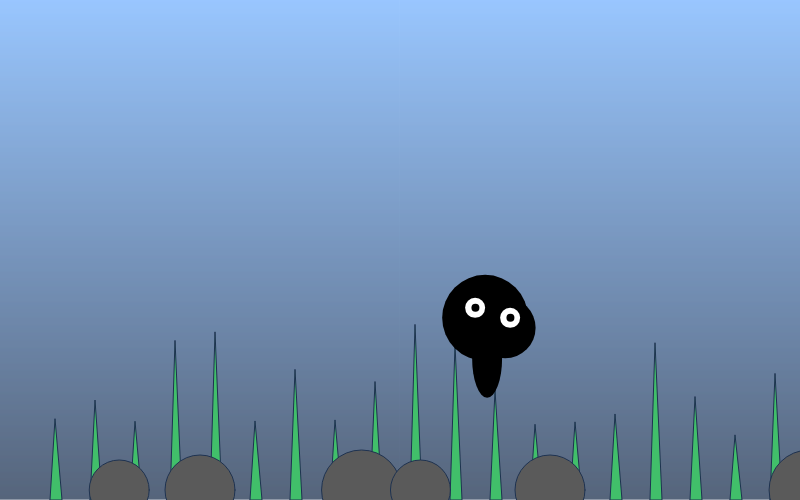
Frame 1 (no input)
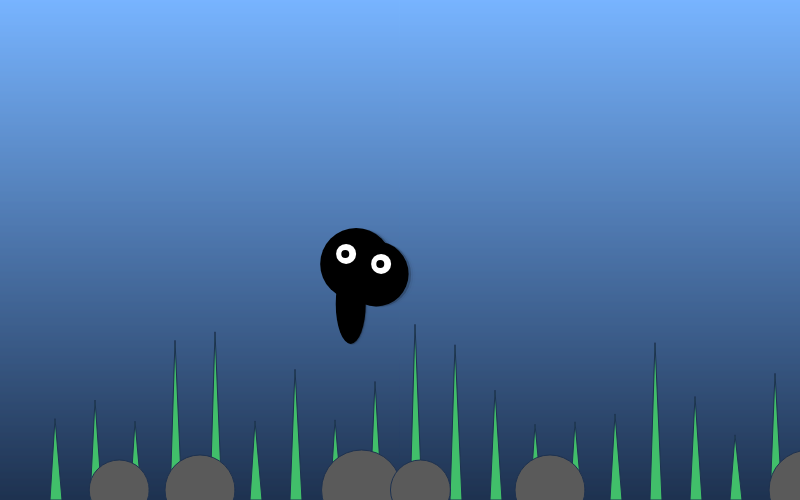
Frame 60 (no input)
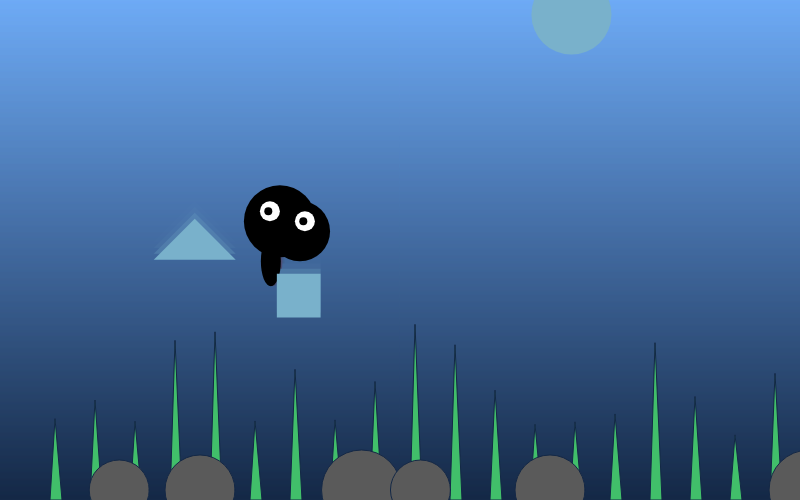
Frame 120 (the mouse pressed at the canvas centre since frame 60)

The p5.js sketch that drew these frames (run headless with seeded random() and noise() and a simulated clock; from frame 60 on, the mouse is pressed at the canvas centre):

// p5.js sketch
// ── sketch.js
let r1, r2;
let eyeSize = 8;
let wTail = 30;
let hTail = 80;
let trash_circle = false;
let isLanding_circle = false;
let trash_rect = false;
let isLanding_rect = false;
let trash_tri = false;
let isLanding_tri = false;
let ellipSpeed;
let rectSpeed;
let triSpeed;
let ellipseX = 50;
let ellipseY = -10;
let ellipseR = 20;
let rectX = 10;
let rectY = 10;
let rectSize = 10;
let triX = 10;
let triY = 10;
let triSize = 10;
let trashCount = 0;
let escape = false;
function setup() {
  createCanvas(800, 500);
  r1 = 50;
  r2 = 50;
}
function draw() {
  //background
  for (let y = 0; y < height; y++) {
    let r = map(y, 0, height, 120, 30); // red channel
    let g = map(y, 0, height, 180, 50); // green channel
    let b = map(y, 0, height, 255, 80); // blue channel
    stroke(r - trashCount, g - trashCount, b - trashCount);
    line(0, y, width, y);
  }
  //seaweed
  fill(65, 191, 106);
  for (let x = 50; x < width; x += 40) {
    let h = map(noise(x * 0.4), 0, 1, 40, 200);
    beginShape();
    vertex(x, height);
    vertex(x + 12, height);
    vertex(x + 5, height - h);
    endShape(CLOSE);
  }
  // rocks
  for (let j = 200; j < width; j += 350) {
    let w = map(noise(j * 0.5), 0, 1, 10, 300);
    fill(90);
    circle(j, 490, 70);
    circle(j - w, 490, 60);
    circle(j + 2 * w, 490, 80);
  }
  //creature
  noStroke();
  r1 = map(noise(frameCount / 20) * 50, 0, 50, 60, 100);
  r2 = map(noise((frameCount + 30) / 20) * 20, 0, 50, 50, 120);
  let cx = map(noise(frameCount / 200), 0, 1, 50, 700);
  let cy = map(noise(frameCount / 300), 0, 1, 50, 450);
  drawCreature(cx, cy, r1, r2);
  //------------------------trash----------------------------
  //trash circle
  if (trash_circle || isLanding_circle) {
    fill(trashCol);
    ellipse(ellipseX, ellipseY + sin(frameCount * 0.06) * 9, ellipseR);
  }
  if (trash_circle && !isLanding_circle) {
    ellipseY += ellipSpeed;
    ellipSpeed -= 0.04;
    if (ellipSpeed <= 0) {
      ellipSpeed = 0;
    }
    if (ellipseY >= height) {
      ellipseY = height;
      trash_circle = false;
      isLanding_circle = true;
    }
  }

  //trash rect
  if (trash_rect || isLanding_rect) {
    fill(trashCol);
    rect(rectX, rectY, rectSize);
  }
  if (trash_rect && !isLanding_rect) {
    rectY += rectSpeed;
    if (rectY >= height - rectSize) {
      rectY = height - rectSize;
      trash_rect = false;
      isLanding_rect = true;
    }
  }
  //trash triangle
  if (trash_tri ||isLanding_tri){
    fill(trashCol);
    beginShape();
    vertex(triX,triY);
    vertex(triX-triSize,triY+triSize);
    vertex(triX+triSize,triY+triSize);
    endShape(CLOSE);
  }
  if (trash_tri && !isLanding_tri) {
    triY += triSpeed;
    if (triY >= height - triSize) {
      triY = height - triSize;
      trash_tri = false;
      isLanding_tri = true;
    }
  }
}
//-------------------------Creature--------------------------------
function drawCreature(x, y, rLeft, rRight) {
  push();
  translate(x, y);
  let d = dist(mouseX, mouseY, x + 10, y + 10);
  if (d <= 110) {
    fill(color(random(50, 250), 10, 10));
    eyeSize = abs(10 * sin(frameCount * 0.1));
    rLeft = 50;
    rRight = 40;
    wTail = 20;
    hTail = 50;
    escape = true;
  } else {
    escape = false;
    fill(0);
    eyeSize = 8;
  }
  circle(0, 0, rLeft);
  circle(0 + 20, 0 + 10, rRight);
  //tail
  push();
  translate(sin(frameCount * 0.2) * 10, 0); // tail move
  ellipse(0, 40, wTail, hTail);
  pop();
  fill(255);
  circle(0 - 10, 0 - 10, 20); // left white
  circle(0 + 25, 0, 20); // right white
  fill(0);
  let move = sin(frameCount * 0.1) * 3; // little movement
  circle(0 - 10 + move, 0 - 10, eyeSize); // left pupil
  circle(0 + 25 + move, 0, eyeSize); // right pupil
  pop();
}
//--------------------------mousepressed-------------------------
function mousePressed() {
  trashCount += 10; // how fast the background color changes
  ellipseX = random(0, width);
  ellipseY = random(0, -150);
  ellipseR = random(20, 100);
  rectX = random(0, width);
  rectY = random(0, -150);
  rectSize = random(20, 100);
  triX = random(0,width);
  triY = random(0, -150);
  triSize = random(20, 100);
  trashCol = color(random(255), random(255), random(255));
  ellipSpeed = random(3, 8);
  rectSpeed = random(3, 8);
  triSpeed = random(2,7);
  trash_circle = true;
  isLanding_circle = false;
  trash_rect = true;
  isLanding_rect = false;
  trash_tri = true;
  isLanding_tri = false;
}

// ── style.css
/*
Template for IMA's Creative Coding Lab 

Project A: Generative Creatures
CCLaboratories Biodiversity Atlas 
*/

body {
    background-color: darkcyan;
    color: black;
    font-family: 'Schoolbell', cursive;
    font-size: 1em;
    line-height: 1.5em;
}

.headline_black{
    font-size: 5em;
    font-family: "Caveat Brush", cursive;
    font-weight: 600;
    margin-top: 80px;
    margin-bottom: 60px;
}

/* title */
#title-wrapper {
    text-align: center;
}

.headline {
    font-size: 5em;
    font-family: "Caveat Brush", cursive;
    font-weight: 600;
    margin-top: 80px;
    margin-bottom: 60px;
}

/* main content */
#main-wrapper {
    width: 800px;
    position: relative;
    margin: auto;
}

.black {
    color: black;
}

.red {
    color: DeepPink;
}

.green {
    color: blueviolet;
}

.yellow {
    color: GoldenRod;
}

.two-columns {
    display: flex;
}

.left {
    width: 50%;
    padding: 0px 10px 0px 0px;
}

.right {
    width: 50%;
    padding: 0px 0px 0px 10px;
}

#footer {
    text-align: center;
    font-size: 0.7em;
    margin-top: 60px;
    padding-bottom: 30px;
}

/* home button */
#home a {
    position: fixed;
    right: 15px;
    top: 15px;
    padding: 5px 10px;
    color: dimgrey;
    border: solid grey 0.5px;
    font-size: 0.6em;
    text-decoration: none;
}

#home a:hover {
    background-color: black;
    color: white;
    font-weight: bold;
}

/* p5.js sketch */
canvas {
    display: block;
}

#p5-canvas-container {
    margin: auto;
    width: 800px;
}
